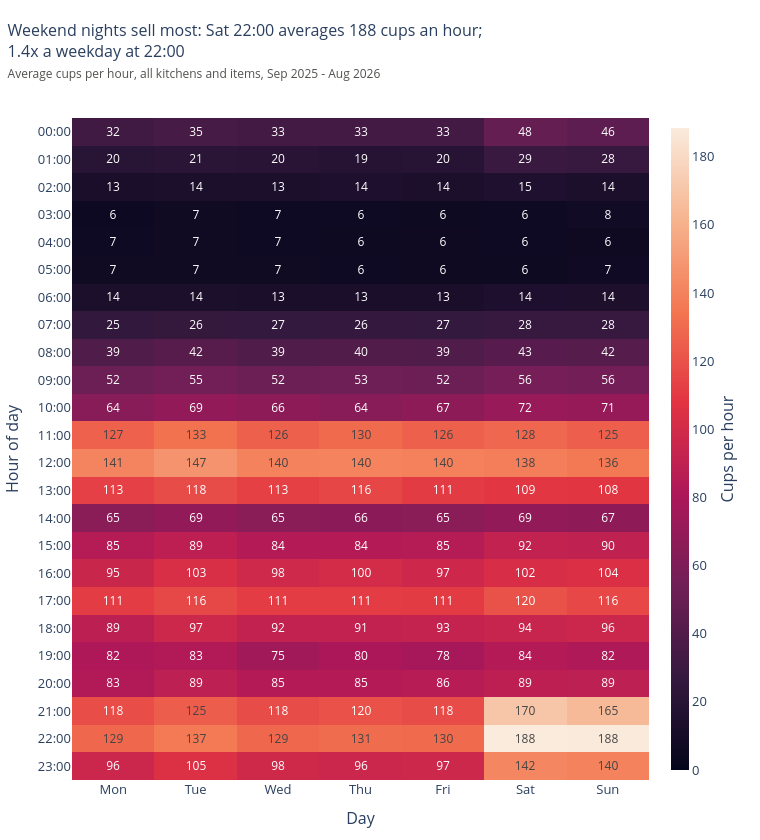

The code cell stored with this chart in its notebook:
### Markdown cell above
### 1.1 When do customers buy?

### Code cell
def heat_table(df):
    """Average cups per hour for each weekday x hour. Hours with no row count as 0."""
    full = pd.MultiIndex.from_product([range(7), range(24)], names=["day_of_week", "hour"])
    cups = df.groupby(["day_of_week", "hour"])["units_sold"].sum().reindex(full, fill_value=0)
    return cups.unstack("hour").div(n_weekday, axis=0)


heat_all = heat_table(hourly)
assert np.isclose(heat_all.mul(n_weekday, axis=0).to_numpy().sum(), TOTAL_CUPS)

peak_dow, peak_hour = heat_all.stack().idxmax()
peak = heat_all.loc[peak_dow, peak_hour]
weekday_same_hour = heat_all.loc[0:4, peak_hour].mean()
# Hours as rows: 7 wide columns leave room for 3-digit numbers in each cell.
hour_rows = heat_all.T.set_axis(DAYS, axis=1).set_axis([f"{h:02d}:00" for h in range(24)], axis=0)
fig = px.imshow(hour_rows, color_continuous_scale=ROCKET, zmin=0, aspect="auto", text_auto=".0f",
                labels=dict(x="Day", y="Hour of day", color="Cups per hour"))
fig.update_traces(xgap=0, ygap=0, textfont_size=12,
                  hovertemplate="%{x} %{y}: %{z:.0f} cups an hour<extra></extra>")
fig.update_xaxes(side="bottom", tickfont_size=13)
fig.update_coloraxes(colorbar=dict(thickness=18, outlinewidth=0, title_side="right"))
fig.update_layout(height=840, width=760, plot_bgcolor="white", title=subtitle(
    f"Weekend nights sell most: {DAYS[peak_dow]} {peak_hour}:00 averages {peak:.0f} cups an hour; "
    f"{peak / weekday_same_hour:.1f}x a weekday at {peak_hour}:00",
    "Average cups per hour, all kitchens and items, Sep 2025 - Aug 2026"))
fig.show()

cups_per_weekday = hourly.groupby("day_of_week")["units_sold"].sum() / n_weekday
print("Cups per day by weekday:", dict(zip(DAYS, cups_per_weekday.round(0).astype(int))))
print(f"Quietest hour: {heat_all.stack().idxmin()[1]}:00, {heat_all.stack().min():.0f} cups an hour")

# Weekend minus weekday cups per hour, weighted by the number of each weekday.
is_wkend = heat_all.index >= 5
wkday = heat_all[~is_wkend].mul(n_weekday[~is_wkend], axis=0).sum() / n_weekday[~is_wkend].sum()
wkend = heat_all[is_wkend].mul(n_weekday[is_wkend], axis=0).sum() / n_weekday[is_wkend].sum()
gap = wkend - wkday
print(f"Weekend extra cups a day: {gap.sum():.0f} | from 21:00-23:00: {gap.loc[21:23].sum() / gap.sum():.0%} "
      f"| from 21:00-01:00: {(gap.loc[21:23].sum() + gap.loc[0:1].sum()) / gap.sum():.0%}")

### Figure 1 — Plotly figure (JSON) as saved in the notebook; plotly's stock layout.template omitted (floating-point values rounded to 4 significant figures; data arrays with more than 128 entries replaced by an {"elided": "..."} marker saying what was removed)
{"data": [{"coloraxis": "coloraxis", "hovertemplate": "%{x} %{y}: %{z:.0f} cups an hour<extra></extra>", "name": "0", "textfont": {"size": 12}, "texttemplate": "%{z:.0f}", "type": "heatmap", "x": ["Mon", "Tue", "Wed", "Thu", "Fri", "Sat", "Sun"], "xaxis": "x", "xgap": 0, "y": ["00:00", "01:00", "02:00", "03:00", "04:00", "05:00", "06:00", "07:00", "08:00", "09:00", "10:00", "11:00", "12:00", "13:00", "14:00", "15:00", "16:00", "17:00", "18:00", "19:00", "20:00", "21:00", "22:00", "23:00"], "yaxis": "y", "ygap": 0, "z": {"elided": "24x7 float values"}}], "layout": {"coloraxis": {"autocolorscale": false, "cmax": 188.4, "cmin": 0, "colorbar": {"outlinewidth": 0, "thickness": 18, "title": {"side": "right", "text": "Cups per hour"}}, "colorscale": [[0.0, "#03051a"], [0.1429, "#35193e"], [0.2857, "#701f57"], [0.4286, "#ad1759"], [0.5714, "#e13342"], [0.7143, "#f37651"], [0.8571, "#f6b48f"], [1.0, "#faebdd"]]}, "height": 840, "plot_bgcolor": "white", "title": {"font": {"size": 16}, "pad": {"t": 36}, "text": "Weekend nights sell most: Sat 22:00 averages 188 cups an hour;<br>1.4x a weekday at 22:00<br><span style='font-size:12px;color:#52514e'>Average cups per hour, all kitchens and items, Sep 2025 - Aug 2026</span>", "x": 0.01, "xanchor": "left", "y": 1, "yanchor": "top", "yref": "container"}, "width": 760, "xaxis": {"anchor": "y", "domain": [0.0, 1.0], "side": "bottom", "tickfont": {"size": 13}, "title": {"text": "Day"}}, "yaxis": {"anchor": "x", "autorange": "reversed", "domain": [0.0, 1.0], "title": {"text": "Hour of day"}}}}
